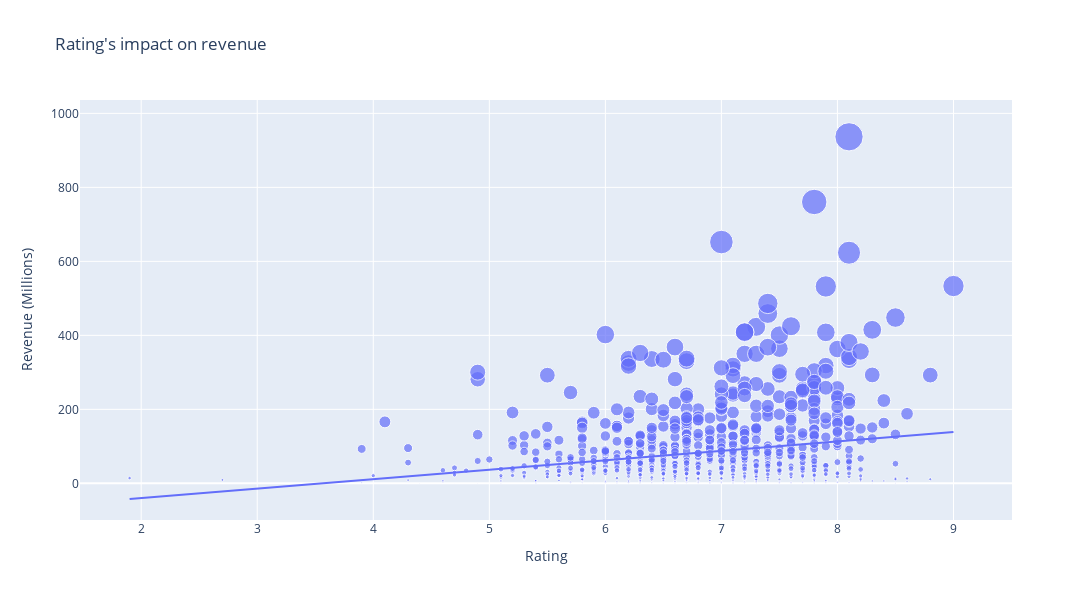

Source (notebook cell):
### Code cell
# Drop rows with missing values in the relevant columns
bubble_data = df[['Rating', 'Revenue (Millions)', 'Title']].dropna()

# Now create the scatter plot
fig = px.scatter(
    bubble_data,
    x='Rating',
    y='Revenue (Millions)',
    size='Revenue (Millions)',
    hover_name='Title',
    title="Rating's impact on revenue",
    trendline="ols"
)
fig.update_layout(width=1100, height=600)
fig.show()

### Figure 1 — Plotly figure (JSON) as saved in the notebook; plotly's stock layout.template omitted (floating-point values rounded to 4 significant figures; data arrays with more than 128 entries replaced by an {"elided": "..."} marker saying what was removed)
{"data": [{"hovertemplate": "<b>%{hovertext}</b><br><br>Rating=%{x}<br>Revenue (Millions)=%{marker.size}<extra></extra>", "hovertext": {"elided": "872 str values"}, "legendgroup": "", "marker": {"color": "#636efa", "size": {"elided": "872 float values"}, "sizemode": "area", "sizeref": 2.342, "symbol": "circle"}, "mode": "markers", "name": "", "orientation": "v", "showlegend": false, "type": "scatter", "x": {"elided": "872 float values"}, "xaxis": "x", "y": {"elided": "872 float values"}, "yaxis": "y"}, {"hovertemplate": "<b>OLS trendline</b><br>Revenue (Millions) = 25.4896 * Rating + -90.7385<br>R<sup>2</sup>=0.047373<br><br>Rating=%{x}<br>Revenue (Millions)=%{y} <b>(trend)</b><extra></extra>", "legendgroup": "", "marker": {"color": "#636efa", "symbol": "circle"}, "mode": "lines", "name": "", "showlegend": false, "type": "scatter", "x": {"elided": "872 float values"}, "xaxis": "x", "y": {"elided": "872 float values"}, "yaxis": "y"}], "layout": {"height": 600, "legend": {"itemsizing": "constant", "tracegroupgap": 0}, "title": {"text": "Rating's impact on revenue"}, "width": 1100, "xaxis": {"anchor": "y", "domain": [0, 1], "title": {"text": "Rating"}}, "yaxis": {"anchor": "x", "domain": [0, 1], "title": {"text": "Revenue (Millions)"}}}}
